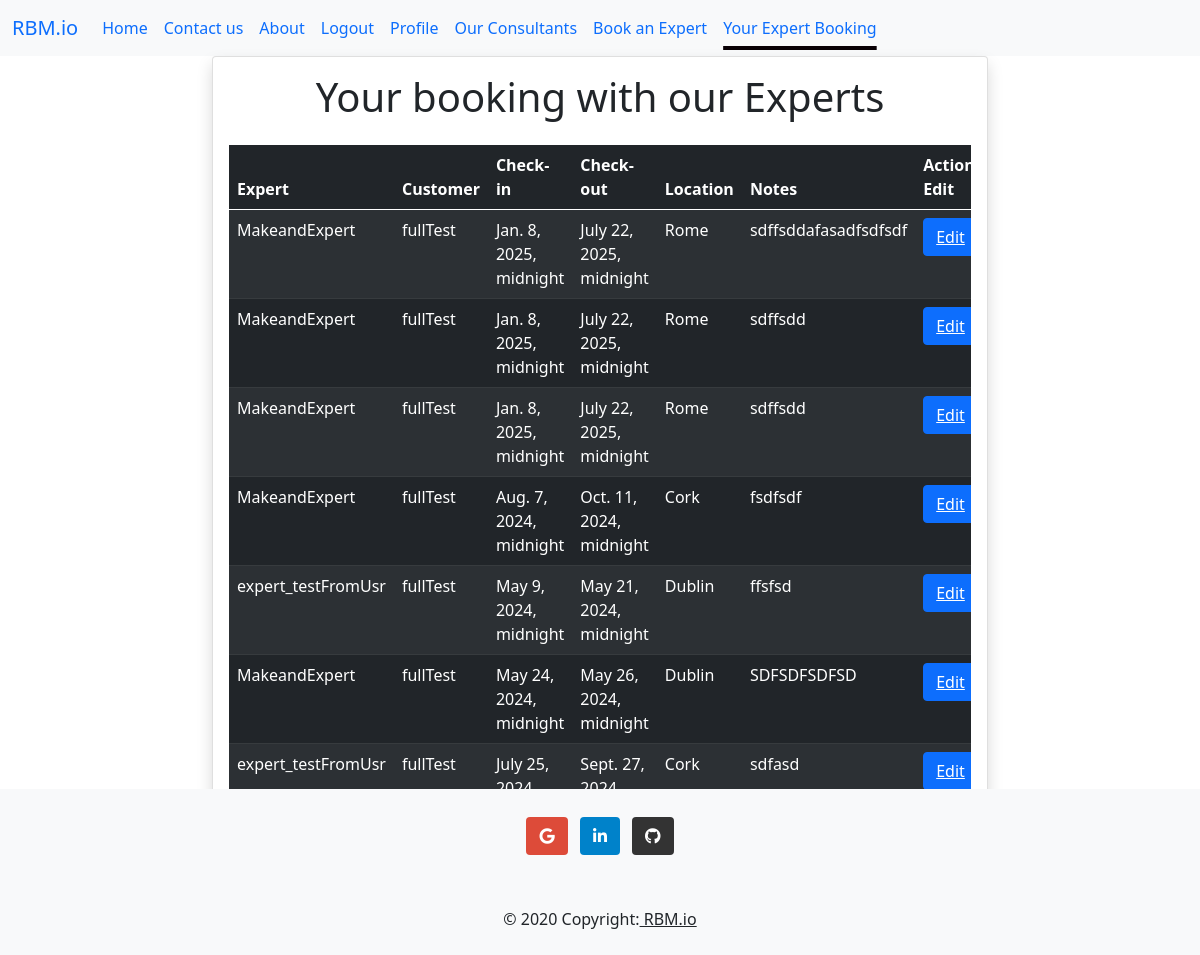
/user_app/booking-success/ (signed in), run on the app's committed database.
### user_app/models.py (models this page shows)
class Booking(models.Model):
    id= models.AutoField(primary_key=True)
    BookingExpert = models.ForeignKey(CustomUser, related_name='expert_bookings', on_delete=models.CASCADE)
    CustomerUser = models.ForeignKey(CustomUser, related_name='customer_bookings', on_delete=models.CASCADE)
    checkin = models.DateTimeField()
    checkout = models.DateTimeField()
    location = models.CharField(max_length=200)
    notes = models.TextField(blank=True, null=True)
    created_at = models.DateTimeField(auto_now_add=True)
    updated_at = models.DateTimeField(auto_now=True)

class CustomUser(AbstractUser):
    location = models.CharField(max_length=200, null=True, blank=True)
    name = models.CharField(max_length=200, blank=True, null=True)
    is_customer = models.BooleanField(default=False)
    is_expert = models.BooleanField(default=False)
    is_manager = models.BooleanField(default=False)
    created_at = models.DateTimeField(auto_now_add=True)
    updated_at = models.DateTimeField(auto_now=True)

### user_app/views.py (the view)
# urls.py: path('booking-success/', booking_success, name='booking_success'),
@login_required
def booking_success(request):
    bookings = Booking.objects.filter(CustomerUser=request.user)
    return render(request, 'booking/bookingsuccess.html', {'bookings': bookings})

### user_app/templates/booking/bookingsuccess.html (shortened to what this page needs)
{% extends "base.html" %}
{% load static %}
{% block content %}
<section class="container-fluid">
    <div class="container-auto">
        <div class="row justify-content-center">
            <div class="col-md-8">
                <div class="card shadow">
                    <div class="card-body">
                        <h1 class="text-center mb-4">Your booking with our Experts</h1>
                        <div class="table-responsive">
                            <table class="table table-dark table-striped">
                                <thead>
                                    <tr>
                                        <th>Expert</th>
                                        <th>Customer</th>
                                        <th>Check-in</th>
                                        <th>Check-out</th>
                                        <th>Location</th>
                                        <th>Notes</th>
                                        <th>Action Edit</th>
                                    </tr>
                                </thead>
                                <tbody>
                                    {% for booking in bookings %}
                                    <tr>
                                        <td>{{ booking.BookingExpert }}</td>
                                        <td>{{ booking.CustomerUser }}</td>
                                        <td>{{ booking.checkin }}</td>
                                        <td>{{ booking.checkout }}</td>
                                        <td>{{ booking.location }}</td>
                                        <td>{{ booking.notes }}</td>
                                        <td>
                                            <button class="btn btn-primary"><a href="{% url 'edit_booking' booking.id %}" class="text-white">Edit</a></button>
                                        </td>
                                    </tr>
                                    {% endfor %}
                                </tbody>
                            </table>
                        </div>
                    </div>
                </div>
            </div>
        </div>
    </div>
</section>
{% endblock %}

### static/css/style.css (style rules this page uses)
button { background-color: azure; }

### data on the page
Booking: BookingExpert "MakeandExpert", CustomerUser "fullTest", checkin "Jan. 8, 2025, midnight", checkout "July 22, 2025, midnight", location "Rome", notes "sdffsddafasadfsdfsdf"
Booking: BookingExpert "MakeandExpert", CustomerUser "fullTest", checkin "Jan. 8, 2025, midnight", checkout "July 22, 2025, midnight", location "Rome", notes "sdffsdd"
Booking: BookingExpert "MakeandExpert", CustomerUser "fullTest", checkin "Jan. 8, 2025, midnight", checkout "July 22, 2025, midnight", location "Rome", notes "sdffsdd"
Booking: BookingExpert "MakeandExpert", CustomerUser "fullTest", checkin "Aug. 7, 2024, midnight", checkout "Oct. 11, 2024, midnight", location "Cork", notes "fsdfsdf"
Booking: BookingExpert "expert_testFromUsr", CustomerUser "fullTest", checkin "May 9, 2024, midnight", checkout "May 21, 2024, midnight", location "Dublin", notes "ffsfsd"
Booking: BookingExpert "MakeandExpert", CustomerUser "fullTest", checkin "May 24, 2024, midnight", checkout "May 26, 2024, midnight", location "Dublin", notes "SDFSDFSDFSD"
Booking: BookingExpert "expert_testFromUsr", CustomerUser "fullTest", checkin "July 25, 2024,…", checkout "Sept. 27, 2024,…", location "Cork", notes "sdfasd"
